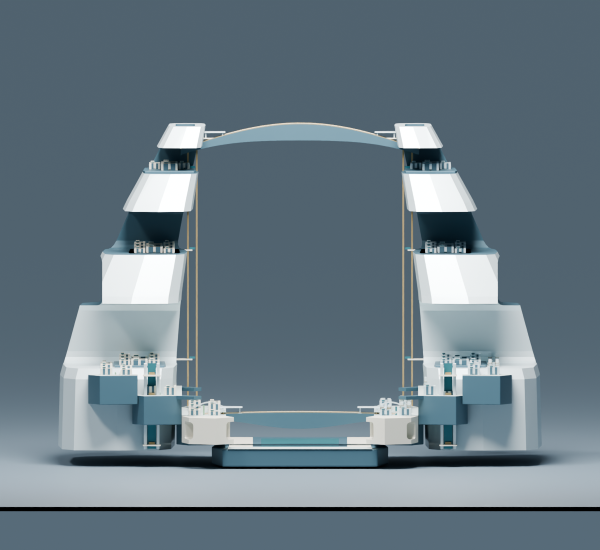
#> input picture studies/M3D-1S/J7/R15/revision_2/01_FRONT.png, 1200 x 1100 px, found by its file name (shown at 1/2 size); its folder holds 5 pictures in this run
$ python package_review.py
#> lines starting #> are read from the running program, lines starting #| are printed output that depends on the picture
"""Offline evidence/manifest and contact sheets. Run python -B -X utf8.
Does not render or invent architectural imagery. No outside file reads/writes.
"""
import json,hashlib,sys
from pathlib import Path
from PIL import Image,ImageOps,ImageDraw,ImageChops,ImageStat
sys.dont_write_bytecode=True
R=Path(__file__).resolve().parent;Q=R/'qa';Q.mkdir(exist_ok=True)
def sheet(items,dest,cols=2,w=700):
 h=660;im=Image.new('RGB',(w*cols,h*((len(items)+cols-1)//cols)),(18,28,35));dr=ImageDraw.Draw(im)
 for i,(p,label) in enumerate(items):
  image=Image.open(R/p).convert('RGB');image.thumbnail((w,h-40))
  x=(i%cols)*w+(w-image.width)//2;y=(i//cols)*h+35
  im.paste(image,(x,y));dr.text(((i%cols)*w+15,(i//cols)*h+10),label,fill='white')
 im.save(Q/dest,quality=91)
sheet([(f'{stage}/{v}.png',label+' / '+v) for stage,label in [('concept','INITIAL'),('revision_1','REVISION 1'),('revision_2','REVISION 2')] for v in ['01_FRONT','02_OBLIQUE']],'R15_MAIN_FORM_REVISIONS.jpg')
#> in sheet, `im = Image.new('RGB', (w * cols, h * ((len(items) + cols - 1) // cols)`:
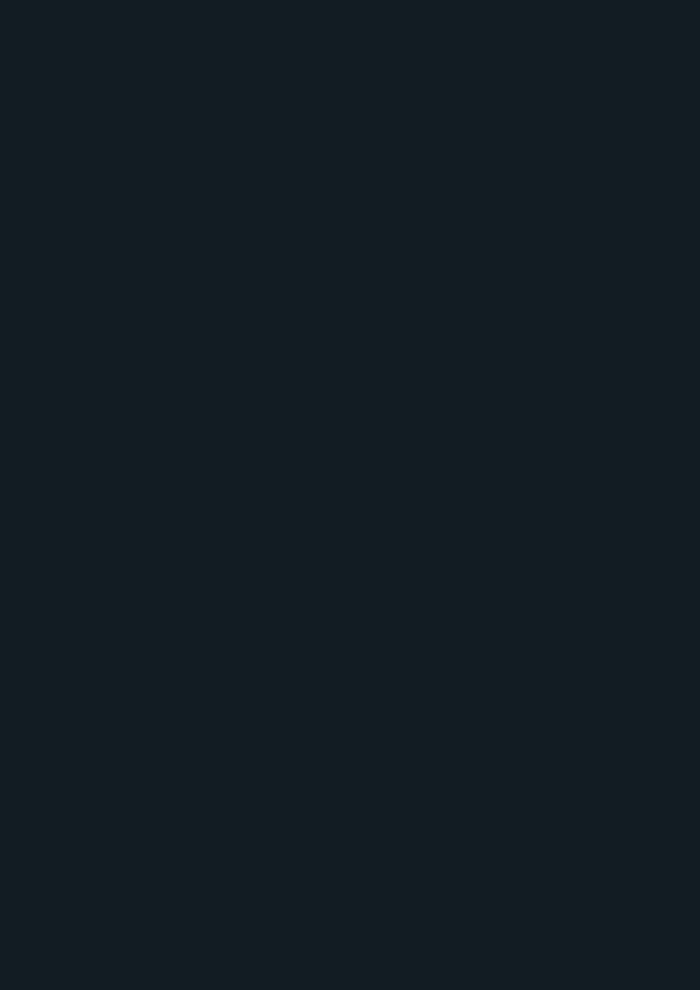
#> im: PIL image 1400x1980 RGB (shown at 1/2 size); mean R, G, B 18, 28, 35
#> in sheet, `image.thumbnail((w, h - 40))`:
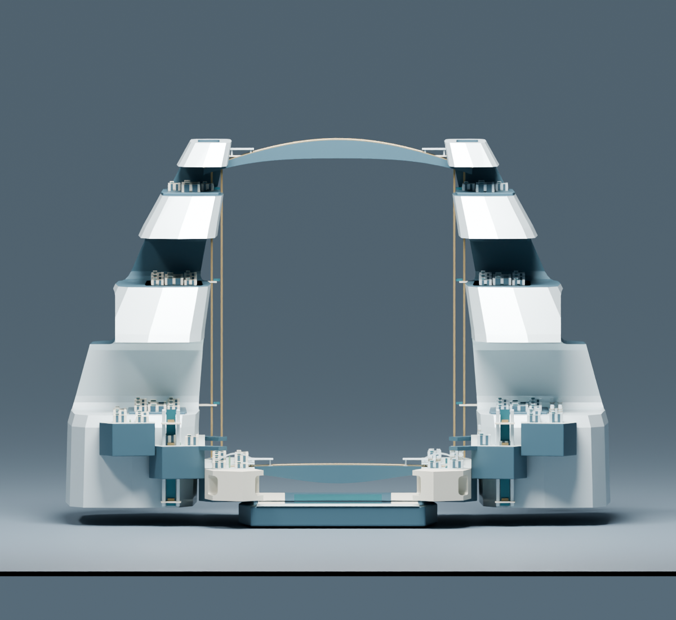
#> image: PIL image 676x620 RGB; mean R, G, B 104.4, 121, 131.1
#> in sheet, `im.paste(image, (x, y))`:
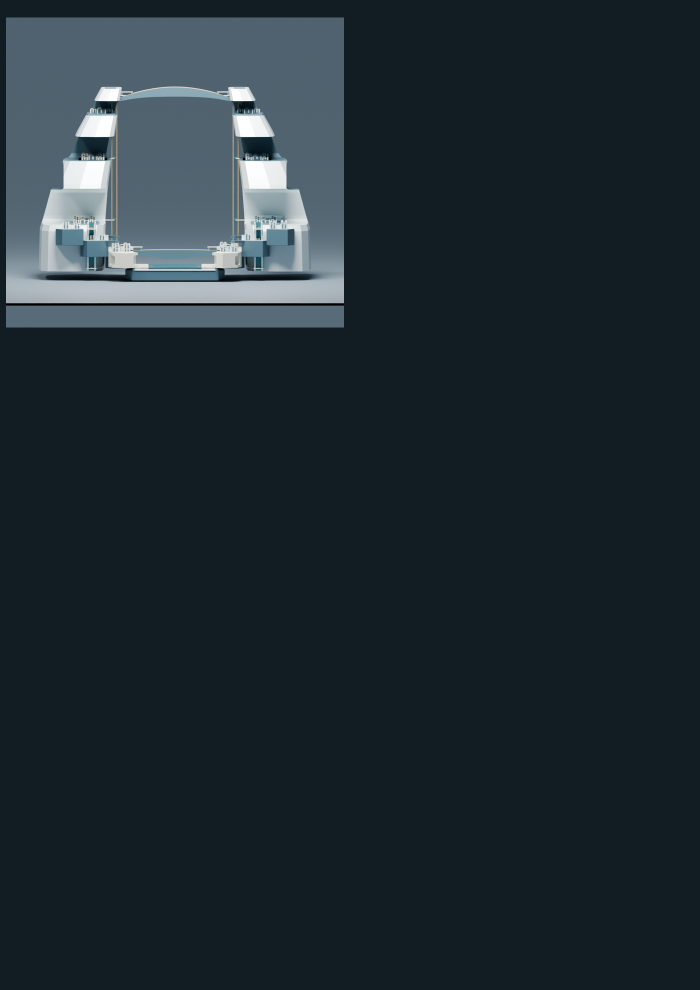
#> im: PIL image 1400x1980 RGB (shown at 1/2 size); mean R, G, B 31.1, 42.1, 49.5
#> pass 2 of the loop in sheet, `for i,(p,label) in enumerate(items):`:
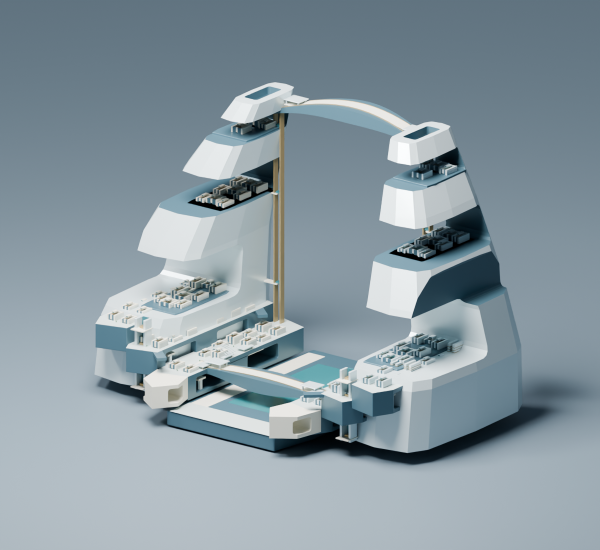
#> input picture studies/M3D-1S/J7/R15/revision_2/02_OBLIQUE.png, 1200 x 1100 px, found by its file name (shown at 1/2 size)
#> image: PIL image 1200x1100 RGB
#> image: PIL image 676x620 RGB
#> in sheet, `im.paste(image, (x, y))`:
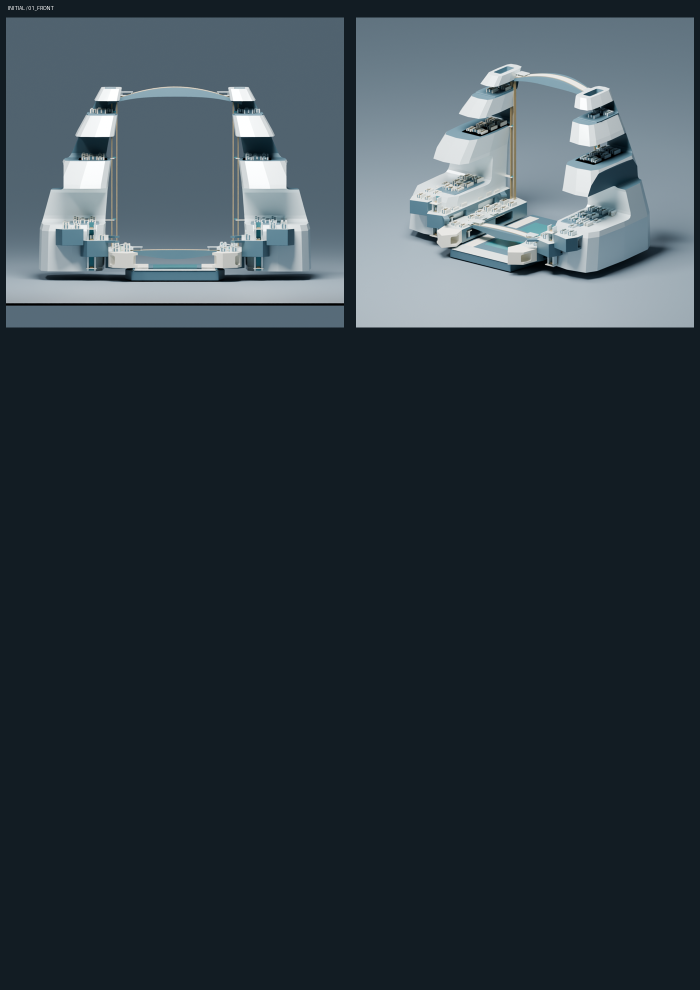
#> im: PIL image 1400x1980 RGB (shown at 1/2 size); mean R, G, B 49, 60.8, 68.5
#> pass 3 of the loop in sheet, `for i,(p,label) in enumerate(items):`:
#> in sheet, `im.paste(image, (x, y))`:
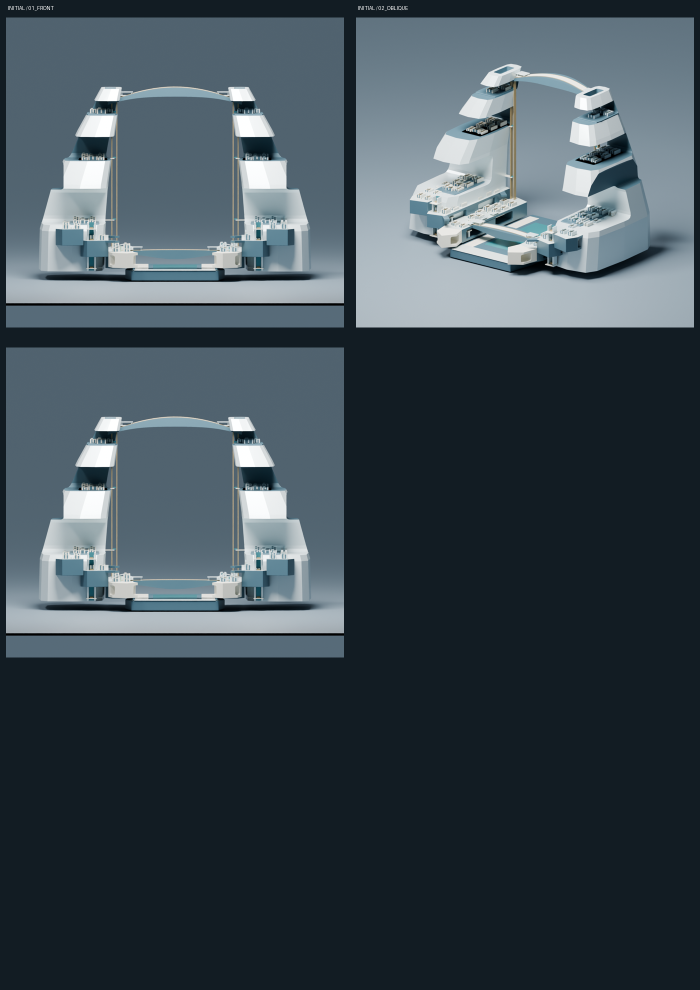
#> im: PIL image 1400x1980 RGB (shown at 1/2 size); mean R, G, B 62.1, 74.9, 83.1
#> the loop made 6 passes; the first 3 are shown
#> in sheet, `im.save(Q/dest,quality=91)`:
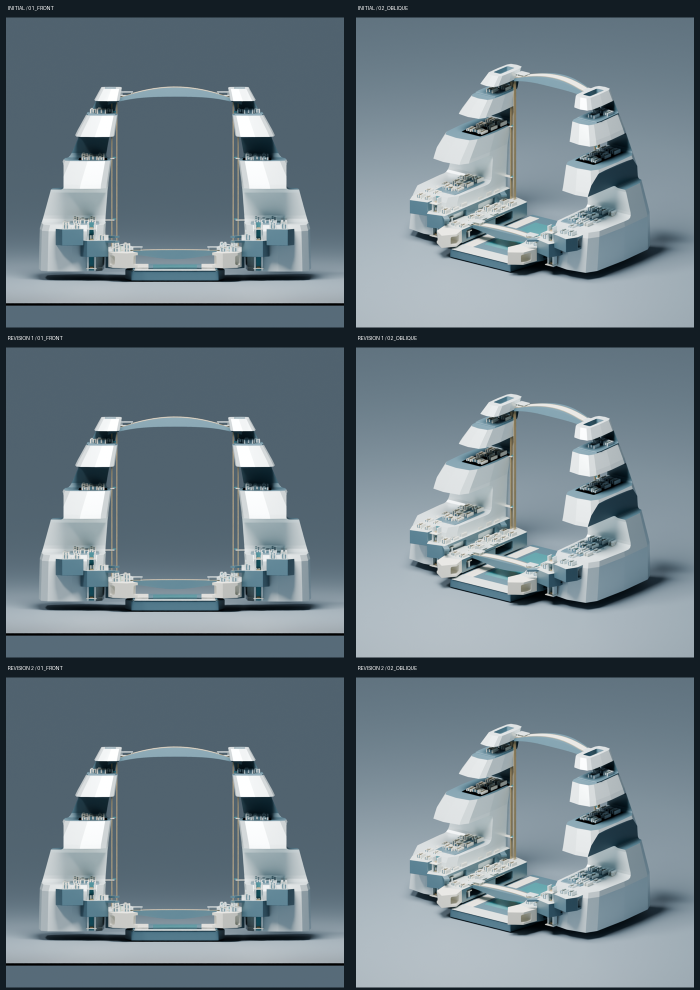
#> saved as R15_MAIN_FORM_REVISIONS.jpg: PIL image 1400x1980 RGB (shown at 1/2 size); mean R, G, B 111, 126.5, 135.6
sheet([(f'revision_2/{v}.png',v) for v in ['01_FRONT','02_OBLIQUE','03_SIDE','04_REAR','05_AERIAL','06_SHARED_CANYON']],'R15_MACRO_VIEWS.jpg',3)
#> call 2 of sheet, with dest = 'R15_MACRO_VIEWS.jpg', cols = 3, w = 700
#> in sheet (call 2), `im = Image.new('RGB', (w * cols, h * ((len(items) + cols - 1) // cols)`:
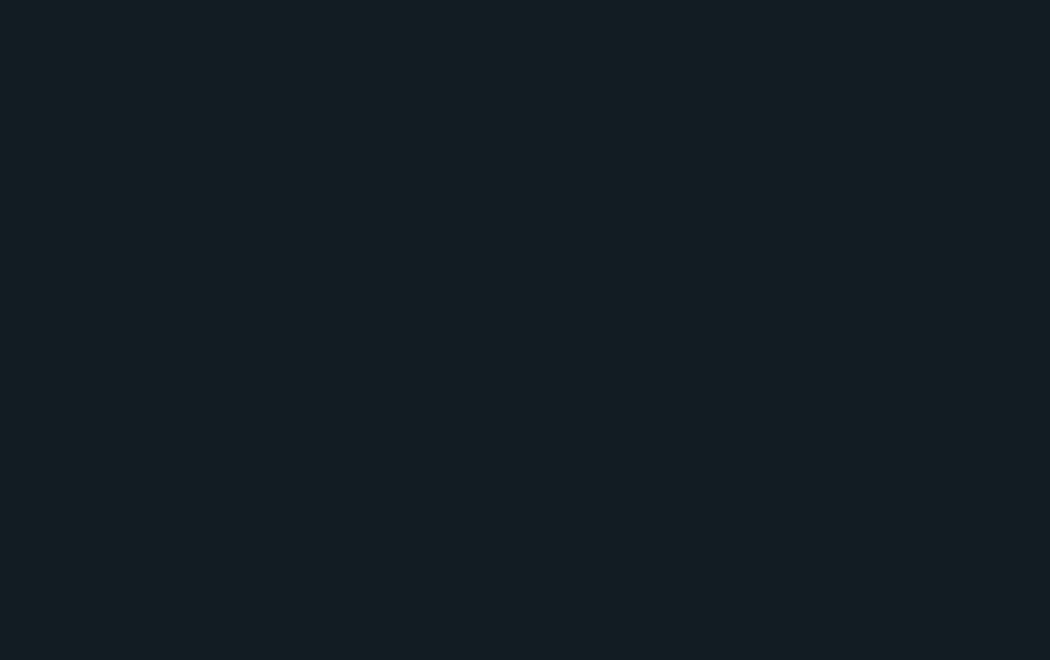
#> im: PIL image 2100x1320 RGB (shown at 1/2 size); mean R, G, B 18, 28, 35
#> in sheet (call 2), `im.paste(image, (x, y))`:
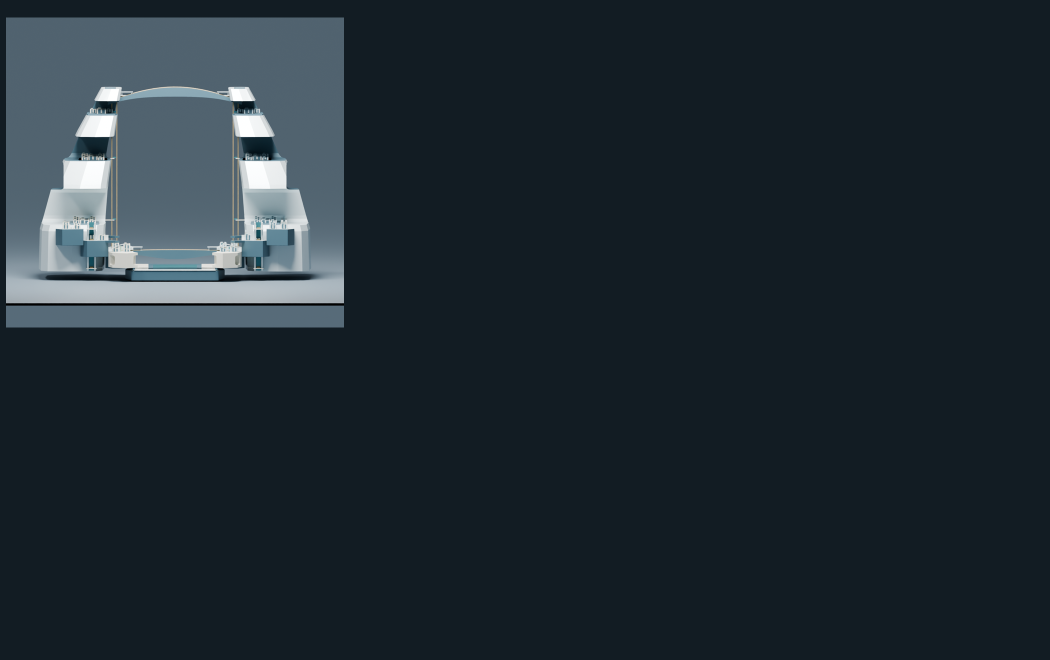
#> im: PIL image 2100x1320 RGB (shown at 1/2 size); mean R, G, B 31.1, 42.1, 49.5
#> pass 2 of the loop in sheet, `for i,(p,label) in enumerate(items):`:
#> in sheet (call 2), `im.paste(image, (x, y))`:
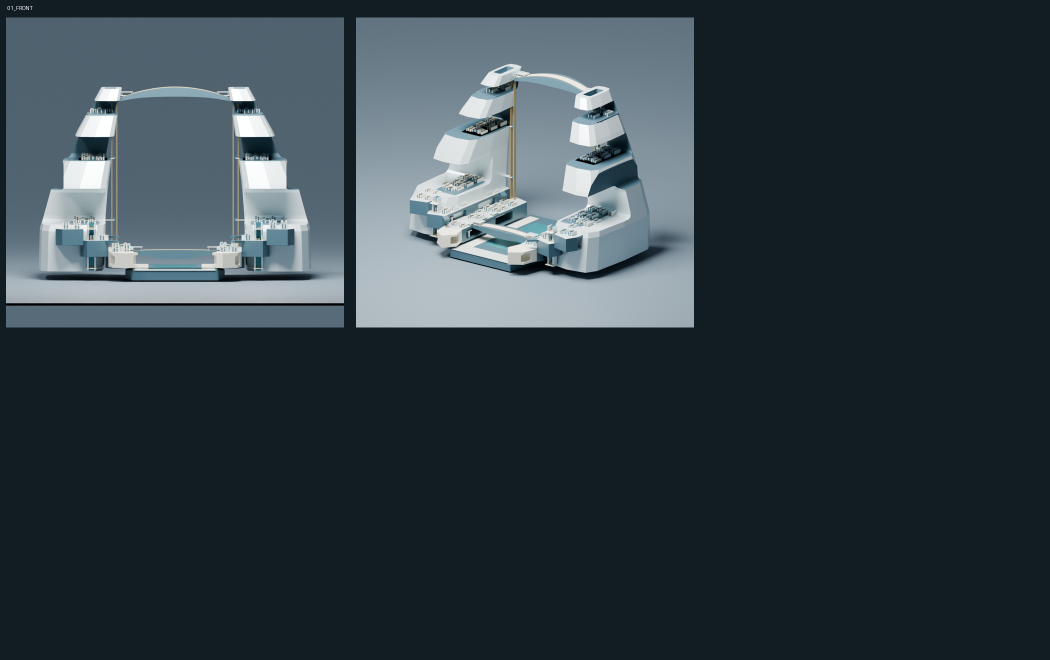
#> im: PIL image 2100x1320 RGB (shown at 1/2 size); mean R, G, B 49, 60.8, 68.5
#> pass 3 of the loop in sheet, `for i,(p,label) in enumerate(items):`:
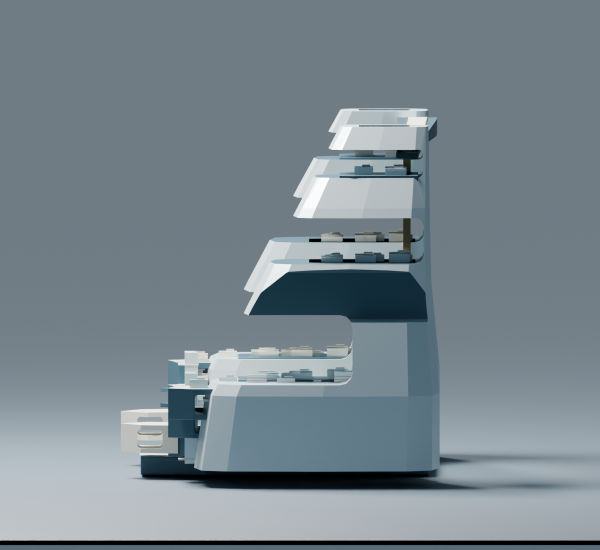
#> input picture studies/M3D-1S/J7/R15/revision_2/03_SIDE.png, 1200 x 1100 px (shown at 1/2 size)
#> image: PIL image 1200x1100 RGB
#> image: PIL image 676x620 RGB
#> in sheet (call 2), `im.paste(image, (x, y))`:
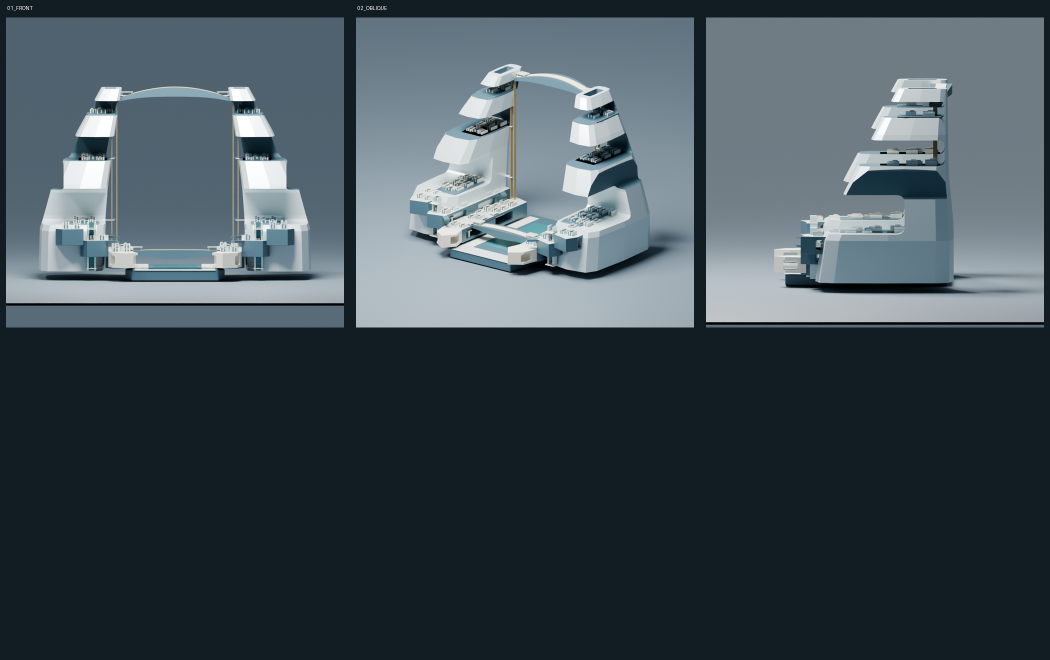
#> im: PIL image 2100x1320 RGB (shown at 1/2 size); mean R, G, B 64.5, 76.7, 84.6
#> the loop made 6 passes; the first 3 are shown
#> (the run stopped early here; a loop or call above may not have finished)
